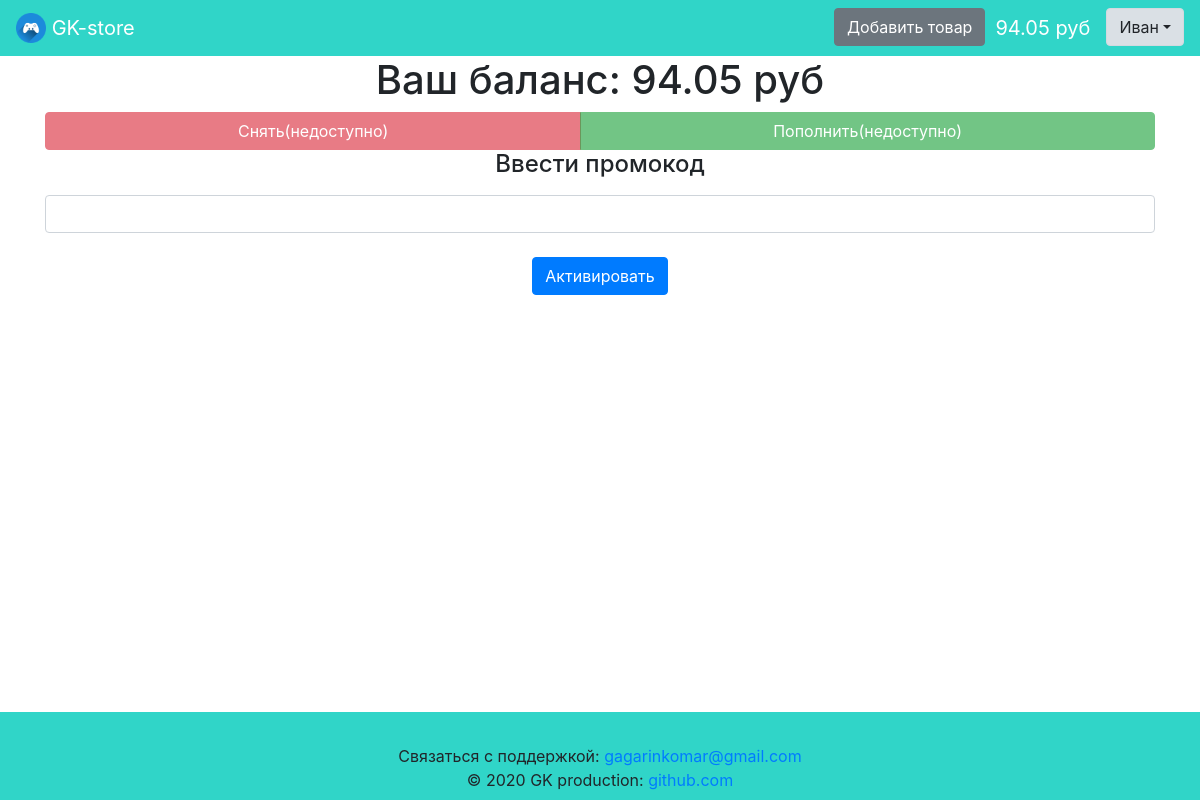
The app's page /balance (signed in), older data.
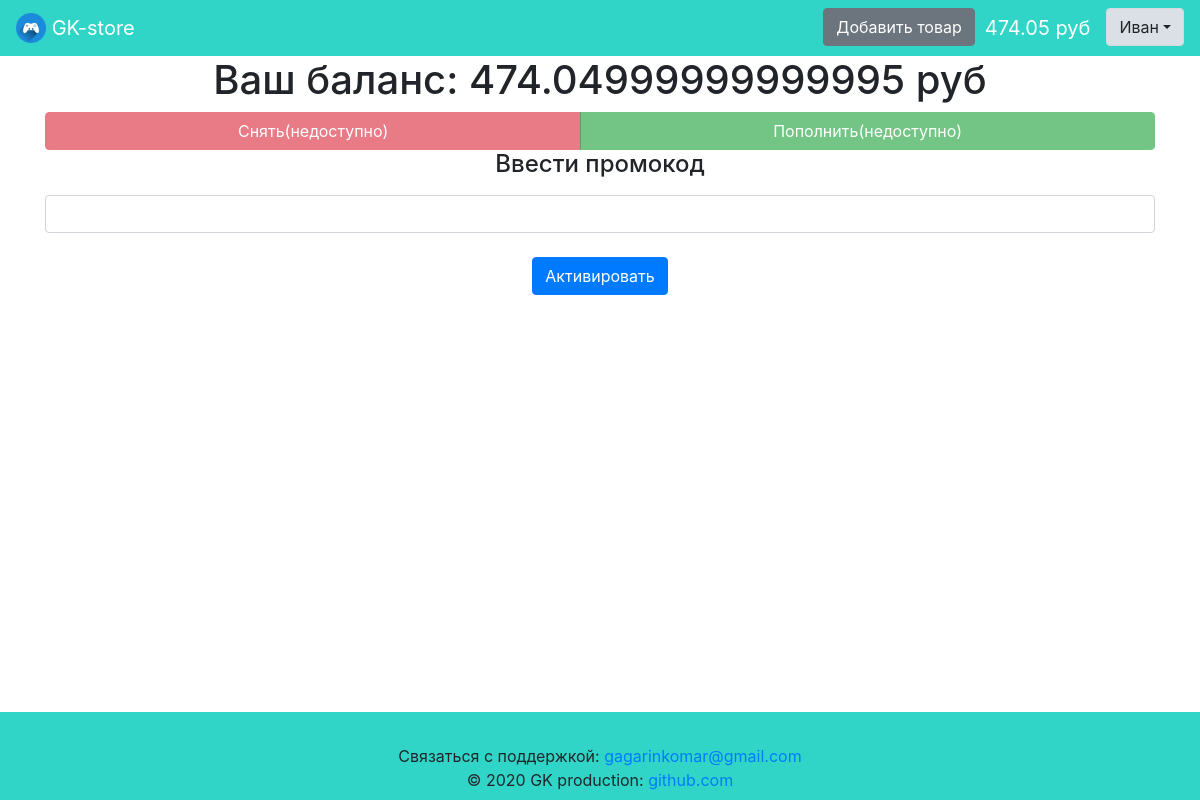
The same page, newer data.
### data/users.py (models this page shows, shortened)
class User(SqlAlchemyBase, UserMixin):
    __tablename__ = 'users'
    id = sqlalchemy.Column(sqlalchemy.Integer,
                           primary_key=True, autoincrement=True)
    name = sqlalchemy.Column(sqlalchemy.String)
    surname = sqlalchemy.Column(sqlalchemy.String, default='')
    about = sqlalchemy.Column(sqlalchemy.String,
                              default='Информация отсутствует.')
    phone_number = sqlalchemy.Column(sqlalchemy.String, default='Не указан.')
    email = sqlalchemy.Column(sqlalchemy.String, index=True, unique=True)
    balance = sqlalchemy.Column(sqlalchemy.Float, default=0)
    permission = sqlalchemy.Column(sqlalchemy.String)
    sum_rating = sqlalchemy.Column(sqlalchemy.Integer, default=0)
    count_rating = sqlalchemy.Column(sqlalchemy.Integer, default=0)
    hashed_password = sqlalchemy.Column(sqlalchemy.String)
    created_date = sqlalchemy.Column(sqlalchemy.DateTime,
                                     default=datetime.datetime.now)
    last_changed_date = sqlalchemy.Column(sqlalchemy.DateTime,
                                     default=datetime.datetime.now)
    avatar_source = sqlalchemy.Column(sqlalchemy.String,
                                      default='default_avatar.png')
    count_transactions = sqlalchemy.Column(sqlalchemy.Integer, default=0)
    products = orm.relation('Product', back_populates='user')
    if permission == 'seller':
        transactions = orm.relation('Transaction', back_populates='seller')
    elif permission == 'buyer':
        transactions = orm.relation('Transaction', back_populates='buyer')

### app.py (the view, shortened to what this page needs)
@app.route('/balance', methods=['GET', 'POST'])
@login_required
def balance():
    if current_user.permission == 'admin':
        form = PromocodeCreateForm()
    else:
        form = PromocodeForm()
    return render_template('balance.html', form=form)

### data/forms.py
class PromocodeForm(FlaskForm):
    promocode = StringField('Ввести промокод', validators=[DataRequired()])
    submit = SubmitField('Активировать')

### app.py (called while the page is built)
@login_manager.user_loader
def load_user(user_id):
    session = db_session.create_session()
    return session.query(User).get(user_id)

### data/db_session.py (called while the page is built)
def create_session() -> Session:
    global __factory
    return __factory()

### templates/balance.html (shortened to what this page needs)
{% extends "base.html" %}
{% block content %}
    <h1 align="center">Ваш баланс: {{ current_user.balance }} руб</h1>
    <div class="btn-group btn-block">
        <button class="btn btn-danger" disabled>Снять(недоступно)</button>
        <button class="btn btn-success" disabled>Пополнить(недоступно)</button>
    </div>
    <form action="" method="post">
        <div class="center">
            <h4 align="center">{{ form.promocode.label }}</h4>
            {{ form.promocode(class="form-control") }}<br>
        <p>{{ form.submit(type="submit", class="btn btn-primary") }}</p>
        </div>
    </form>
{% endblock %}

### templates/base.html (shortened to what this page needs)
<!doctype html>
<html lang="ru">
<head>
    {% block head %}
    <link rel="stylesheet"
          href="https://stackpath.bootstrapcdn.com/bootstrap/4.4.1/css/bootstrap.min.css"
>
    <link rel="stylesheet" type="text/css" href="{{ url_for('static', filename='css/style.css') }}" />
    {% endblock %}
</head>
<body>
<div class="wrapper">
    <div class="content">
        <header>
            <nav class="navbar navbar-dark navbar-expand" style="background-color: #30D5C8;">
                <a class="navbar-brand" href="/">
                    <img src="/static/img/logo.png" width="30" height="30" class="d-inline-block align-top" alt="">
                    GK-store
                </a>
                {% if current_user.is_authenticated %}
                    <p>
                        <ul class="navbar-nav ml-auto">
                        {% if current_user.permission == 'seller' %}
                            <li class="nav-item"><a href="/product" class="btn btn-secondary">Добавить товар</a></li>
                        {% endif %}
                        <li class="nav-item"><a class="navbar-brand padding-left" href="/balance">{{ current_user.balance|round(2) }} руб</a></li>
                        <li class="nav-item">
                            <div class="dropdown show">
                                <a class="btn btn-light dropdown-toggle"  data-toggle="dropdown">{{ current_user.name }}</a>
                            </div>
                        </li>
                        </ul>
                    </p>
                {% endif %}
            </nav>
        </header>
        <main role="main" class="container wrapper">
            {% block content %}{% endblock %}
        </main>
    </div>
    <div class="footer">
        <footer class="page-footer font-small pt-4" style="background-color: #30D5C8;">
            <div class="footer-copyright text-center py-2">
                Связаться с поддержкой:
                <a href="mailto:gagarinkomar@gmail.com?subject=Нужна помощь по GK-store">gagarinkomar@gmail.com</a><br>
                © 2020 GK production:
                <a href="https://github.com/gagarinkomar/">github.com</a>
            </div>
        </footer>
    </div>
</div>
</body>
</html>

Row changes from the older to the newer data that the page shows:
changed User "Иван": balance "94.05" → "474.05"; balance "94.05" → "474.04999999999995"
